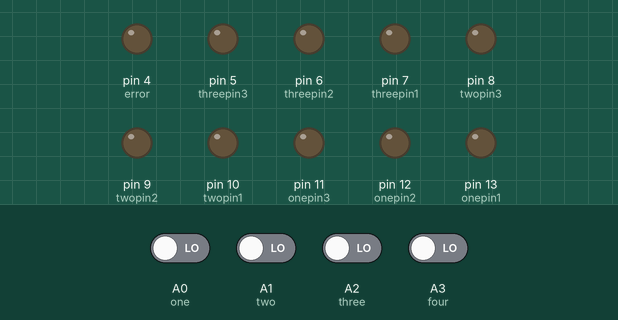
Simulated run of this sketch. Board: Arduino Uno, built with avr-gcc and run on an emulated ATmega328P. Shown: output pins drawn as LEDs (lit = HIGH). Dashed ring = blinking. The test bench sets the inputs (shaded band); at power-on: A0 (one), A1 (two), A2 (three), A3 (four) LOW.

Above: at 1.2 s.
1.3 s: A0 (one) driven HIGH
At 2.5 s:
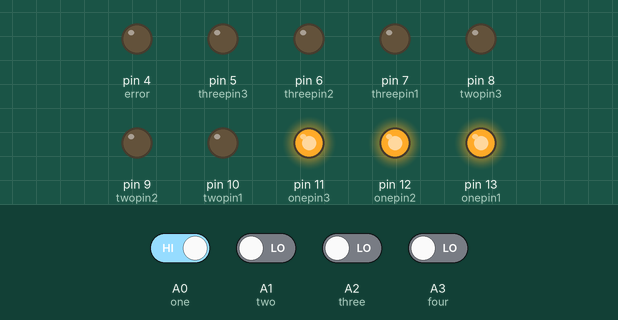
3.3 s: A3 (four) driven HIGH
At 3.63 s:
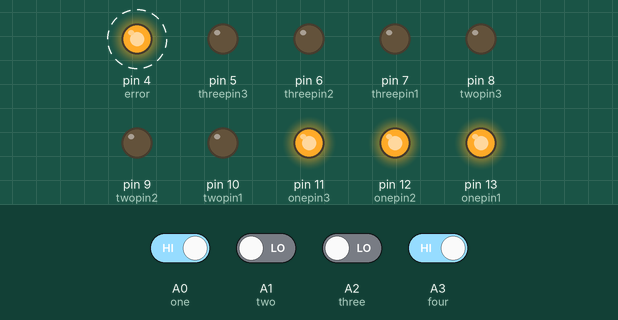
6.3 s: A1 (two) driven HIGH
At 6.94 s:
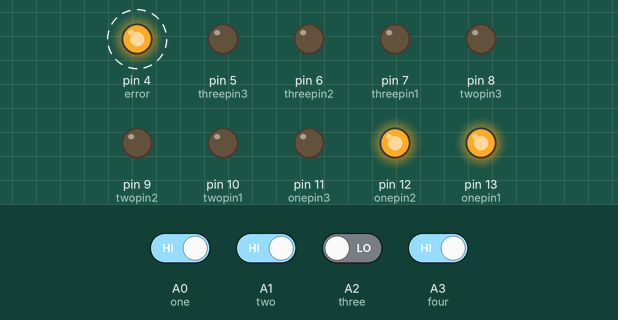
9.3 s: A2 (three) driven HIGH
At 9.6 s:
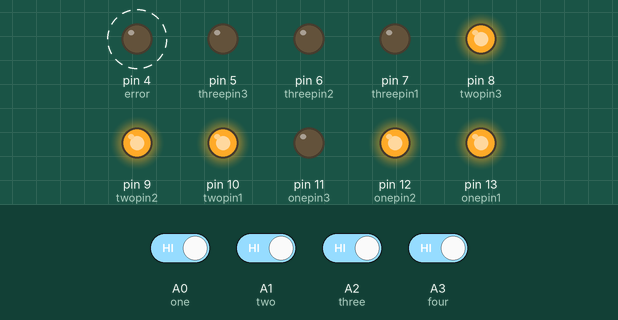
12.3 s: A0 (one) driven LOW
At 13.63 s:
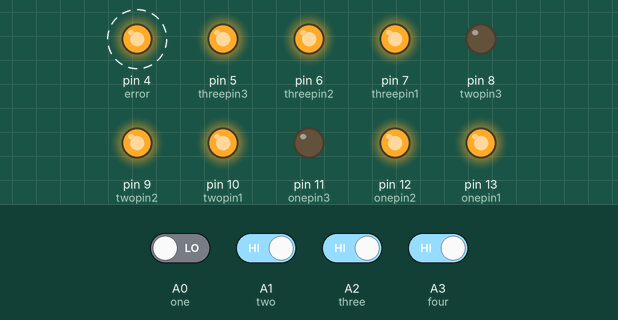
15.3 s: A1 (two) driven LOW
At 16.6 s:
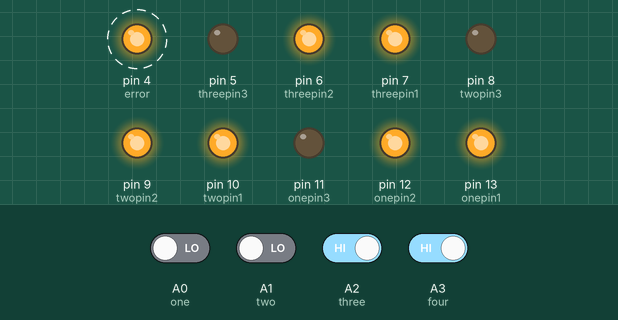
Timing chart, 0 to 19.3 s (numbered marks = the images above; inputs shaded):
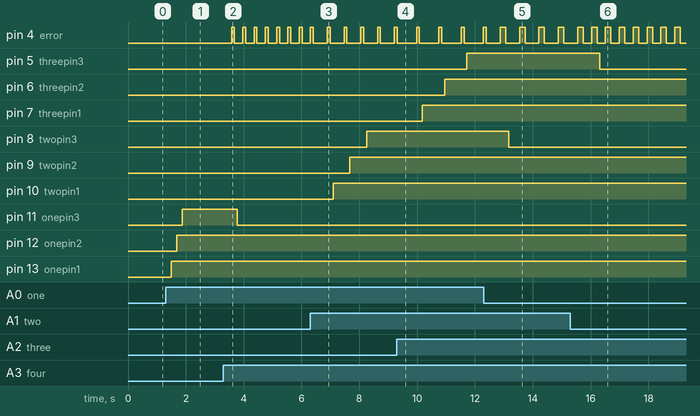

The sketch:

CannonBallTSAgame.ino
```cpp
// constants won't change. They're used here to set pin numbers:
const int one = A0;     // the number of the pushbutton pin
const int two = A1;
const int three = A2;
const int four = A3;
const int onepin1 =  13;      // the number of the LED pin
const int onepin2 =  12;      // the number of the LED pin
const int onepin3 =  11;      // the number of the LED pin
const int twopin1 =  10;      // the number of the LED pin
const int twopin2 = 9;
const int twopin3 = 8;
const int threepin1 = 7;
const int threepin2 = 6;
const int threepin3 = 5;
const int error = 4;

// variables will change:
int oneState = 0;         // variable for reading the pushbutton status
int twoState = 0;
int threeState = 0;
int fourState = 0;
//veriable for how many LEDS are on
int oneled = 0;
int twoled = 0;
int threeled = 0;
int fourled = 0;

void setup() {
  // initialize the LED pin as an output:
  pinMode(onepin1, OUTPUT);
  pinMode(onepin2, OUTPUT);
  pinMode(onepin3, OUTPUT);
  pinMode(twopin1, OUTPUT);
  pinMode(twopin2, OUTPUT);
  pinMode(twopin3, OUTPUT);
  pinMode(threepin1, OUTPUT);
  pinMode(threepin2, OUTPUT);
  pinMode(threepin3, OUTPUT);
  pinMode(error, OUTPUT);

  // initialize the pushbutton pin as an input:
  pinMode(one, INPUT);
  pinMode(two, INPUT);
  pinMode(three, INPUT);
  pinMode(four, INPUT);
}

void loop() {
  // read the state of the pushbutton value:
  oneState = digitalRead(one);
  twoState = digitalRead(two);
  threeState = digitalRead(three);
  fourState = digitalRead(four);

  // check if the pushbutton is pressed. If it is, the buttonState is HIGH:
  if (oneState == HIGH) {
    // turn LED on:
    if(oneled < 3) {oneled++; }
    delay(190); }

     if (twoState == HIGH) {
    // turn LED on:
    if(twoled < 3) {twoled++; }
    delay(190); }

    if (threeState == HIGH) {
    // turn LED on:
    if(threeled < 3) {threeled++; }
    delay(190); }

     if (fourState == HIGH) {
    // turn LED on:
    if(twoled <= oneled && threeled <= oneled && oneled > 0) {oneled--;digitalWrite(error, HIGH); delay(100);digitalWrite(error, LOW); delay(100); }
    else if(threeled <= twoled && oneled <= twoled && twoled > 0) {twoled--; digitalWrite(error, HIGH); delay(190);digitalWrite(error, LOW); delay(100);}
     else if(twoled <= oneled && oneled <= threeled && threeled > 0) {threeled--; digitalWrite(error, HIGH); delay(190);digitalWrite(error, LOW); delay(100);}
     else {
      for(int i = 0; i < 4; i++){
      digitalWrite(error, HIGH); delay(25);digitalWrite(error, LOW); delay(25); }}}

     if (oneled == 0) {
    digitalWrite(onepin1, LOW);
    digitalWrite(onepin2, LOW);
    digitalWrite(onepin3, LOW);
  }

    if (oneled == 1) {
    digitalWrite(onepin1, HIGH);
    digitalWrite(onepin2, LOW);
    digitalWrite(onepin3, LOW);
  }
   if (oneled == 2) {
    digitalWrite(onepin1, HIGH);
    digitalWrite(onepin2, HIGH);
    digitalWrite(onepin3, LOW);
  }
   if (oneled == 3) {
    digitalWrite(onepin1, HIGH);
    digitalWrite(onepin2, HIGH);
    digitalWrite(onepin3, HIGH);
  }

     if (twoled == 0) {
    digitalWrite(twopin1, LOW);
    digitalWrite(twopin2, LOW);
    digitalWrite(twopin3, LOW);
  }

    if (twoled == 1) {
    digitalWrite(twopin1, HIGH);
    digitalWrite(twopin2, LOW);
    digitalWrite(twopin3, LOW);
  }
   if (twoled == 2) {
    digitalWrite(twopin1, HIGH);
    digitalWrite(twopin2, HIGH);
    digitalWrite(twopin3, LOW);
  }
   if (twoled == 3) {
    digitalWrite(twopin1, HIGH);
    digitalWrite(twopin2, HIGH);
    digitalWrite(twopin3, HIGH);
  }

     if (threeled == 0) {
    digitalWrite(threepin1, LOW);
    digitalWrite(threepin2, LOW);
    digitalWrite(threepin3, LOW);
  }

    if (threeled == 1) {
    digitalWrite(threepin1, HIGH);
    digitalWrite(threepin2, LOW);
    digitalWrite(threepin3, LOW);
  }
   if (threeled == 2) {
    digitalWrite(threepin1, HIGH);
    digitalWrite(threepin2, HIGH);
    digitalWrite(threepin3, LOW);
  }
 if (threeled == 3) {
    digitalWrite(threepin1, HIGH);
    digitalWrite(threepin2, HIGH);
    digitalWrite(threepin3, HIGH);
  }


}
```

Measured:
- after the input at 1.3 s, pin 11 (onepin3): LOW → HIGH after 0.57 s; pin 12 (onepin2): LOW → HIGH after 0.38 s; pin 13 (onepin1): LOW → HIGH after 0.19 s
- after the input at 3.3 s, pin 4 (error): alternates HIGH for 0.10 s and LOW for 0.29 s, starting after 0.28 s; pin 11 (onepin3): HIGH → LOW after 0.48 s
- after the input at 6.3 s, pin 4 (error): alternates HIGH for 0.10 s and LOW for 0.48 s, starting after 0.59 s; pin 8 (twopin3): LOW → HIGH after 2.0 s; pin 9 (twopin2): LOW → HIGH after 1.4 s; pin 10 (twopin1): LOW → HIGH after 0.79 s
- after the input at 9.3 s, pin 4 (error): alternates HIGH for 0.10 s and LOW for 0.67 s, starting after 0.68 s; pin 5 (threepin3): LOW → HIGH after 2.4 s; pin 6 (threepin2): LOW → HIGH after 1.7 s; pin 7 (threepin1): LOW → HIGH after 0.88 s
- after the input at 12.3 s, pin 8 (twopin3): HIGH → LOW after 0.86 s
- after the input at 15.3 s, pin 4 (error): alternates HIGH for 0.19 s and LOW for 0.29 s, starting after 0.73 s; pin 5 (threepin3): HIGH → LOW after 1.0 s
